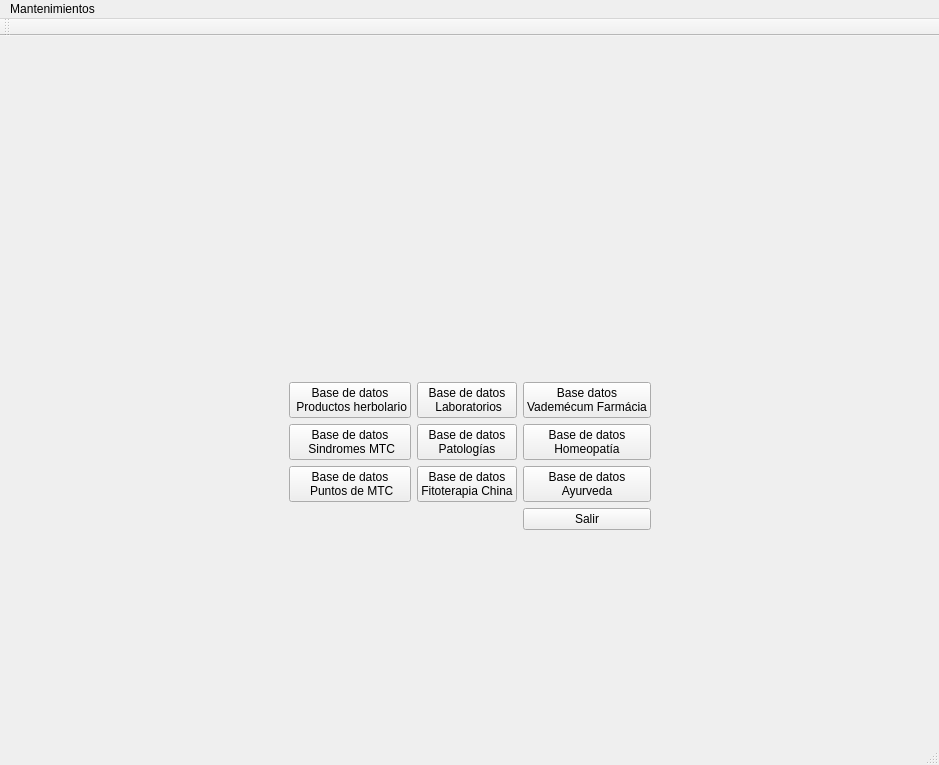
<?xml version="1.0" encoding="UTF-8"?>
<ui version="4.0">
 <class>Inicio</class>
 <widget class="QMainWindow" name="Inicio">
  <property name="geometry">
   <rect>
    <x>0</x>
    <y>0</y>
    <width>939</width>
    <height>765</height>
   </rect>
  </property>
  <property name="windowTitle">
   <string>Maya MediTec gestión</string>
  </property>
  <widget class="QWidget" name="centralWidget">
   <layout class="QGridLayout" name="gridLayout_2">
    <item row="1" column="1" colspan="3">
     <layout class="QGridLayout" name="gridLayout">
      <item row="0" column="1">
       <widget class="QLabel" name="label">
        <property name="maximumSize">
         <size>
          <width>249</width>
          <height>128</height>
         </size>
        </property>
        <property name="text">
         <string/>
        </property>
        <property name="pixmap">
         <pixmap resource="Maya_Meditec.qrc">:/maya/PNG/PNG/mayafondo_blanco.png</pixmap>
        </property>
        <property name="scaledContents">
         <bool>true</bool>
        </property>
       </widget>
      </item>
      <item row="1" column="1">
       <widget class="QPushButton" name="pushButton_2">
        <property name="text">
         <string>Base de datos 
 Laboratorios</string>
        </property>
        <property name="icon">
         <iconset resource="Maya_Meditec.qrc">
          <normaloff>:/maya/PNG/Images/laboratorio11.jpg</normaloff>:/maya/PNG/Images/laboratorio11.jpg</iconset>
        </property>
        <property name="iconSize">
         <size>
          <width>128</width>
          <height>128</height>
         </size>
        </property>
       </widget>
      </item>
      <item row="2" column="1">
       <widget class="QPushButton" name="pushButton_4">
        <property name="text">
         <string>Base de datos 
Patologías</string>
        </property>
        <property name="icon">
         <iconset resource="Maya_Meditec.qrc">
          <normaloff>:/maya/PNG/Images/enfermedades-de-los-niño.jpg</normaloff>:/maya/PNG/Images/enfermedades-de-los-niño.jpg</iconset>
        </property>
        <property name="iconSize">
         <size>
          <width>128</width>
          <height>128</height>
         </size>
        </property>
       </widget>
      </item>
      <item row="3" column="2">
       <widget class="QPushButton" name="pushButton_8">
        <property name="text">
         <string>Base de datos 
Ayurveda</string>
        </property>
        <property name="icon">
         <iconset resource="Maya_Meditec.qrc">
          <normaloff>:/maya/PNG/Images/ayurveda.jpeg</normaloff>:/maya/PNG/Images/ayurveda.jpeg</iconset>
        </property>
        <property name="iconSize">
         <size>
          <width>128</width>
          <height>128</height>
         </size>
        </property>
       </widget>
      </item>
      <item row="2" column="0">
       <widget class="QPushButton" name="pushButton_3">
        <property name="text">
         <string>Base de datos 
 Sindromes MTC</string>
        </property>
        <property name="icon">
         <iconset resource="Maya_Meditec.qrc">
          <normaloff>:/maya/PNG/Images/china.jpg</normaloff>:/maya/PNG/Images/china.jpg</iconset>
        </property>
        <property name="iconSize">
         <size>
          <width>128</width>
          <height>128</height>
         </size>
        </property>
       </widget>
      </item>
      <item row="3" column="1">
       <widget class="QPushButton" name="pushButton_6">
        <property name="text">
         <string>Base de datos
Fitoterapia China</string>
        </property>
        <property name="icon">
         <iconset resource="Maya_Meditec.qrc">
          <normaloff>:/maya/PNG/Images/medicinachina_thumb2.jpg</normaloff>:/maya/PNG/Images/medicinachina_thumb2.jpg</iconset>
        </property>
        <property name="iconSize">
         <size>
          <width>128</width>
          <height>128</height>
         </size>
        </property>
       </widget>
      </item>
      <item row="2" column="2">
       <widget class="QPushButton" name="pushButton_7">
        <property name="text">
         <string>Base de datos 
Homeopatía</string>
        </property>
        <property name="icon">
         <iconset resource="Maya_Meditec.qrc">
          <normaloff>:/maya/PNG/Images/homeopatia.jpg</normaloff>:/maya/PNG/Images/homeopatia.jpg</iconset>
        </property>
        <property name="iconSize">
         <size>
          <width>128</width>
          <height>128</height>
         </size>
        </property>
       </widget>
      </item>
      <item row="3" column="0">
       <widget class="QPushButton" name="pushButton_5">
        <property name="text">
         <string>Base de datos
 Puntos de MTC</string>
        </property>
        <property name="icon">
         <iconset resource="Maya_Meditec.qrc">
          <normaloff>:/maya/PNG/Images/61-353x429.jpg</normaloff>:/maya/PNG/Images/61-353x429.jpg</iconset>
        </property>
        <property name="iconSize">
         <size>
          <width>128</width>
          <height>128</height>
         </size>
        </property>
       </widget>
      </item>
      <item row="1" column="0">
       <widget class="QPushButton" name="btnProducto_herbolario">
        <property name="text">
         <string>Base de datos 
 Productos herbolario</string>
        </property>
        <property name="icon">
         <iconset resource="Maya_Meditec.qrc">
          <normaloff>:/maya/PNG/Images/hierbas.jpeg</normaloff>:/maya/PNG/Images/hierbas.jpeg</iconset>
        </property>
        <property name="iconSize">
         <size>
          <width>128</width>
          <height>128</height>
         </size>
        </property>
       </widget>
      </item>
      <item row="1" column="2">
       <widget class="QPushButton" name="pushButton_9">
        <property name="text">
         <string>Base datos 
Vademécum Farmácia</string>
        </property>
        <property name="icon">
         <iconset resource="Maya_Meditec.qrc">
          <normaloff>:/maya/PNG/Images/farmacos.jpeg</normaloff>:/maya/PNG/Images/farmacos.jpeg</iconset>
        </property>
        <property name="iconSize">
         <size>
          <width>128</width>
          <height>128</height>
         </size>
        </property>
       </widget>
      </item>
      <item row="4" column="2">
       <widget class="QPushButton" name="pushButton">
        <property name="text">
         <string>Salir</string>
        </property>
       </widget>
      </item>
     </layout>
    </item>
    <item row="1" column="4">
     <spacer name="horizontalSpacer_4">
      <property name="orientation">
       <enum>Qt::Horizontal</enum>
      </property>
      <property name="sizeHint" stdset="0">
       <size>
        <width>154</width>
        <height>20</height>
       </size>
      </property>
     </spacer>
    </item>
    <item row="1" column="0">
     <spacer name="horizontalSpacer_3">
      <property name="orientation">
       <enum>Qt::Horizontal</enum>
      </property>
      <property name="sizeHint" stdset="0">
       <size>
        <width>40</width>
        <height>20</height>
       </size>
      </property>
     </spacer>
    </item>
   </layout>
  </widget>
  <widget class="QMenuBar" name="menuBar">
   <property name="geometry">
    <rect>
     <x>0</x>
     <y>0</y>
     <width>939</width>
     <height>27</height>
    </rect>
   </property>
   <widget class="QMenu" name="menuMantenimientos">
    <property name="title">
     <string>Mantenimientos</string>
    </property>
    <addaction name="actionBD_Productos_herbolario"/>
    <addaction name="actionBD_Laboratorios"/>
    <addaction name="actionBD_Sindromes_MTC"/>
    <addaction name="actionBD_Patologias"/>
    <addaction name="actionBD_Puntos_MTC"/>
    <addaction name="actionBD_Fitoterapia_China"/>
    <addaction name="separator"/>
    <addaction name="actionSalir_2"/>
   </widget>
   <addaction name="menuMantenimientos"/>
  </widget>
  <widget class="QToolBar" name="mainToolBar">
   <attribute name="toolBarArea">
    <enum>TopToolBarArea</enum>
   </attribute>
   <attribute name="toolBarBreak">
    <bool>false</bool>
   </attribute>
  </widget>
  <widget class="QStatusBar" name="statusBar"/>
  <action name="actionBD_Productos_herbolario">
   <property name="text">
    <string>BD - Productos herbolario</string>
   </property>
  </action>
  <action name="actionBD_Laboratorios">
   <property name="text">
    <string>BD - Laboratorios</string>
   </property>
  </action>
  <action name="actionBD_Sindromes_MTC">
   <property name="text">
    <string>BD - Sindromes MTC</string>
   </property>
  </action>
  <action name="actionBD_Patologias">
   <property name="text">
    <string>BD- Patologias</string>
   </property>
  </action>
  <action name="actionBD_Puntos_MTC">
   <property name="text">
    <string>BD - Puntos MTC</string>
   </property>
  </action>
  <action name="actionBD_Fitoterapia_China">
   <property name="text">
    <string>BD- Fitoterapia China</string>
   </property>
  </action>
  <action name="actionSalir_2">
   <property name="text">
    <string>Salir</string>
   </property>
  </action>
 </widget>
 <layoutdefault spacing="6" margin="11"/>
 <resources>
  <include location="Maya_Meditec.qrc"/>
 </resources>
 <connections>
  <connection>
   <sender>actionSalir_2</sender>
   <signal>triggered()</signal>
   <receiver>Inicio</receiver>
   <slot>close()</slot>
   <hints>
    <hint type="sourcelabel">
     <x>-1</x>
     <y>-1</y>
    </hint>
    <hint type="destinationlabel">
     <x>426</x>
     <y>382</y>
    </hint>
   </hints>
  </connection>
  <connection>
   <sender>pushButton</sender>
   <signal>clicked()</signal>
   <receiver>Inicio</receiver>
   <slot>close()</slot>
   <hints>
    <hint type="sourcelabel">
     <x>671</x>
     <y>626</y>
    </hint>
    <hint type="destinationlabel">
     <x>564</x>
     <y>684</y>
    </hint>
   </hints>
  </connection>
 </connections>
</ui>
